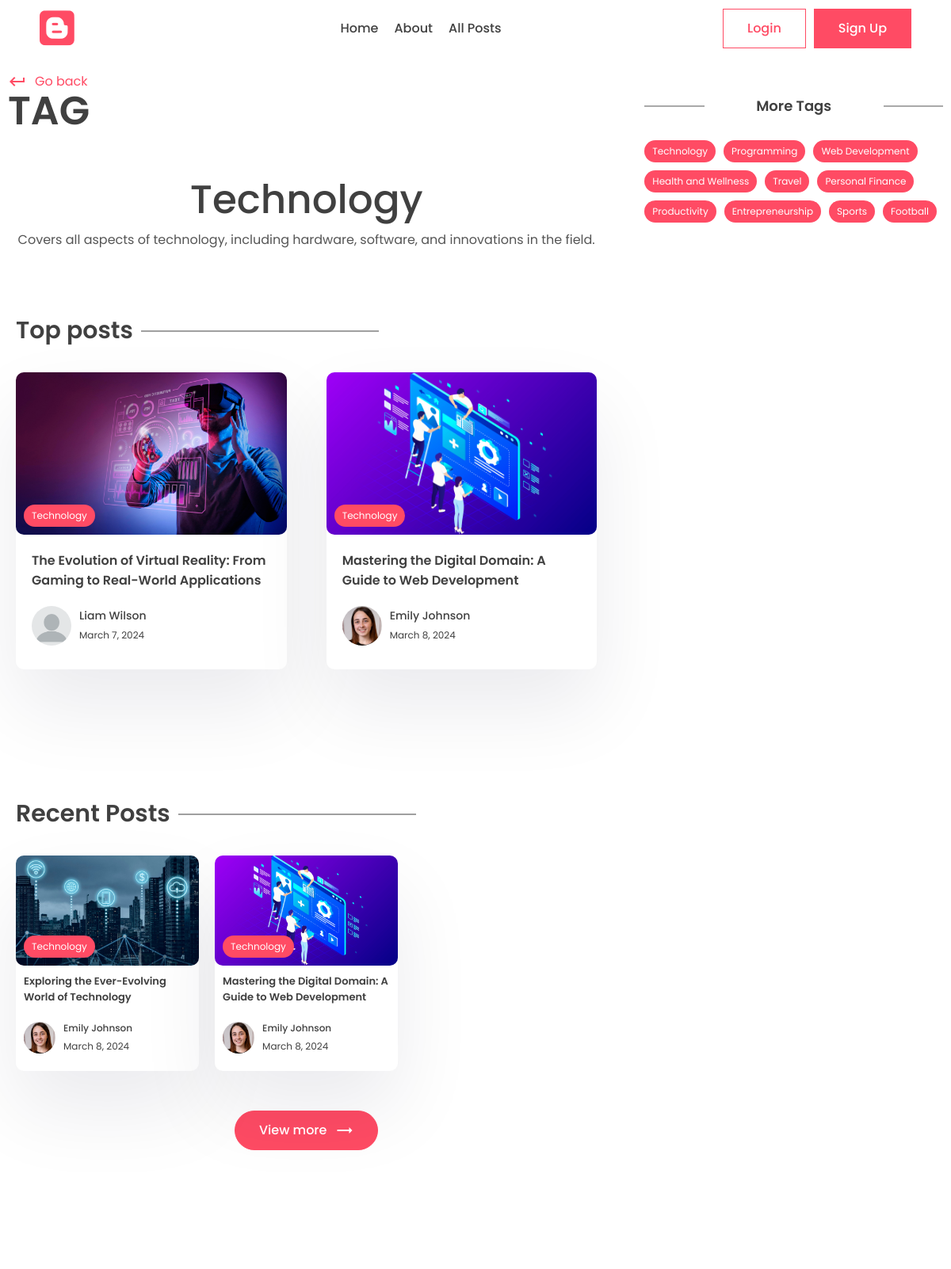
The app's page /tag/technology (upper part), older data.
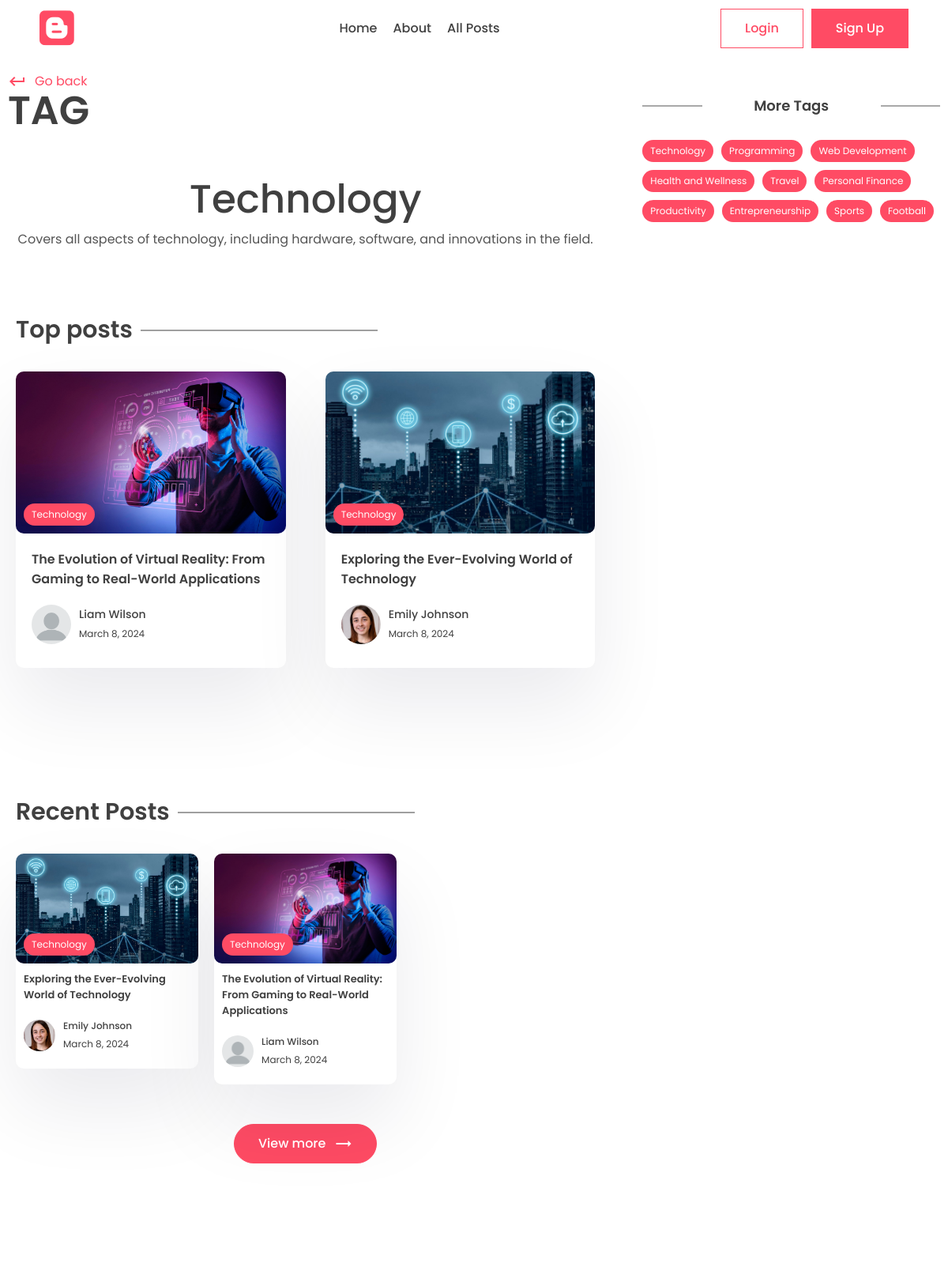
The same page, newer data.
### posts/models.py (models this page shows, shortened)
class Post(models.Model):
    title = models.CharField(max_length=200)
    content = models.TextField()
    last_updated = models.DateTimeField(auto_now=True)
    slug = models.SlugField(max_length=200, unique=True)
    image = models.ImageField(null=True, blank=True, upload_to="images/")
    tags = models.ManyToManyField(Tag, blank=True, related_name='post')
    view_count = models.IntegerField(null=True, blank=True)
    is_featured = models.BooleanField(default=False)
    author = models.ForeignKey(User, on_delete=models.CASCADE, null=True, blank=True)
    bookmarks = models.ManyToManyField(User, related_name="bookmarks", default=None, blank=True)
    likes = models.ManyToManyField(User, related_name="likes", default=None, blank=True)

class Tag(models.Model):
    name = models.CharField(max_length=100)
    description = models.CharField(max_length=100)
    slug = models.SlugField(max_length=200, unique=True)

### accounts/models.py (models this page shows, shortened)
class Profile(models.Model):
    user = models.OneToOneField(User, on_delete=models.CASCADE)
    profile_image = models.ImageField(null=True, blank=True, upload_to="images/")
    slug = models.SlugField(max_length=200, unique=True)
    bio = models.CharField(null=True, blank=True, max_length=200)
    def full_name(self):
        return f'{self.user.first_name} {self.user.last_name}'

### posts/views.py (the view)
# urls.py: path('tag/<slug:slug>', views.tag_page, name='tag_page'),
def tag_page(request, slug):
    tag = Tag.objects.get(slug=slug)
    top_posts = Post.objects.filter(tags__in=[tag.id]).order_by('-view_count')[0:2]
    recent_posts = Post.objects.filter(tags__in=[tag.id]).order_by('-last_updated')[0:2]
    tags = Tag.objects.all()
    context = {
        'tag':tag,
        'top_posts':top_posts,
        'recent_posts':recent_posts,
        'tags':tags
    }
    return render(request, 'posts/tag.html', context)

### posts/templates/posts/tag.html (shortened to what the changed rows need)
{% extends "base.html" %}
{% load static %}
{% block content %}
    <main>
      <div class="container">
        <div class="layout">
          <div class="left">
            <div class="page-top">
              <div class="top flex">
                <div class="page-name">
                  <h1>Tag</h1>
                </div>
              </div>
            </div>
            <center>
              <div class="typo">
                <h1 class="title">{{tag.name}}</h1>
                <p>
                  {{tag.description}}
                </p>
              </div>
            </center>
            <section class="sp">
              <div class="container">
                <h1 class="sec-title">Top posts</h1>
                <div class="grid-2 blog">
                  {% for post in top_posts %}
                    <a href="{% url "post_page" post.slug %}">
                      <div class="card">
                        <div class="post-img">
                          <img src="{{post.image.url}}" alt="" />
                          <div class="tag">{{post.tags.all.0.name}}</div>
                        </div>
                        <div class="card-content">
                          <h3>
                            {{post.title}}
                          </h3>
                          <div class="author">
                            <div class="profile-pic">
                              {% if post.author.profile.profile_image %}
                              <img src="{{post.author.profile.profile_image.url}}" alt="" />
                              {% else %}
                              <img src="{% static "images/blank-profile.webp" %}" alt="blank Image">
                              {% endif %}
                            </div>
                            <div class="details">
                              <p>{{post.author.profile.full_name}}</p>
                              <small>{{post.last_updated|date}}</small>
                            </div>
                          </div>
                        </div>
                      </div>
                    </a>
                    {% empty %}
                    <p>Nothing to show here</p>
                  {% endfor %}
                </div>
              </div>
            </section>
            <section class="sp">
              <div class="container">
                <h1 class="sec-title">Recent Posts</h1>
                <div class="grid-3 blog-grid">
                  {% for post in recent_posts %}
                    <a href="{% url "post_page" post.slug %}">
                      <div class="card">
                        <div class="post-img">
                          <img src="{{post.image.url}}" alt="" />
                          <div class="tag">{{post.tags.all.0.name}}</div>
                        </div>
                        <div class="card-content">
                          <h3>
                            {{post.title}}
                          </h3>
                          <div class="author">
                            <div class="profile-pic">
                              {% if post.author.profile.profile_image %}
                              <img src="{{post.author.profile.profile_image.url}}" alt="" />
                              {% else %}
                              <img src="{% static "images/blank-profile.webp" %}" alt="blank Image">
                              {% endif %}
                            </div>
                            <div class="details">
                              <p>{{post.author.profile.full_name}}</p>
                              <small>{{post.last_updated|date}}</small>
                            </div>
                          </div>
                        </div>
                      </div>
                    </a>
                    {% empty %}
                    <p>Nothing to show here</p>
                  {% endfor %}
                </div>
              </div>
            </section>
          </div>
          <div class="right">
            <div class="block">
              <h2 class="title2">More Tags</h2>
              <div class="blog-tags">
                {% for tag in tags %}
                <a href="{% url "tag_page" tag.slug %}" class="tag">{{tag.name}}</a>
                {% endfor %}
              </div>
            </div>
          </div>
        </div>
      </div>
    </main>
{% endblock content %}

Row changes from the older to the newer data that the page shows:
no longer on this page (row unchanged): Post: image (picture), tags.all.0.name "Technology", title "Mastering the Digital Domain: A Guide to Web Development", author.profile.profile_image (picture), author.profile.full_name "Emily Johnson", last_updated "March 8, 2024"
now on one of the page's lists (row edited): Post: tags.all.0.name "Technology", title "The Evolution of Virtual Reality: From Gaming to Real-World Applications", author.profile.full_name "Liam Wilson", last_updated "March 8, 2024"
changed Post "The Evolution of Virtual Reality: From Gaming to Real-World Applications": last_updated "March 7, 2024" → "March 8, 2024"
now on one of the page's lists (row edited): Post: tags.all.0.name "Technology", title "Exploring the Ever-Evolving World of Technology", author.profile.full_name "Emily Johnson", last_updated "March 8, 2024"
